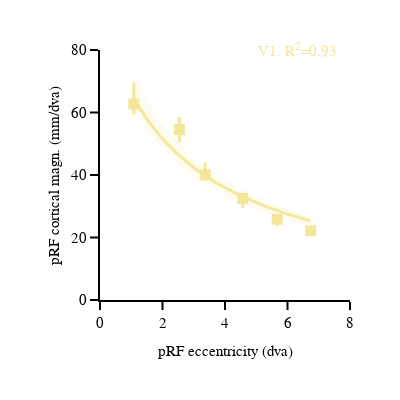

The cell this chart's notebook holds for it:
### Code cell
fig = prf_ecc_pcm_plot(df_ecc_pcm=df_ecc_pcm_bins, 
                       data_pcm_raw=prf_CM_df, 
                       fig_width=400, 
                       fig_height=400, 
                       rois=['V1'], 
                       roi_colors=roi_colors, 
                       plot_groups=[['V1']], 
                       max_ecc=max_ecc)

fig.show()
